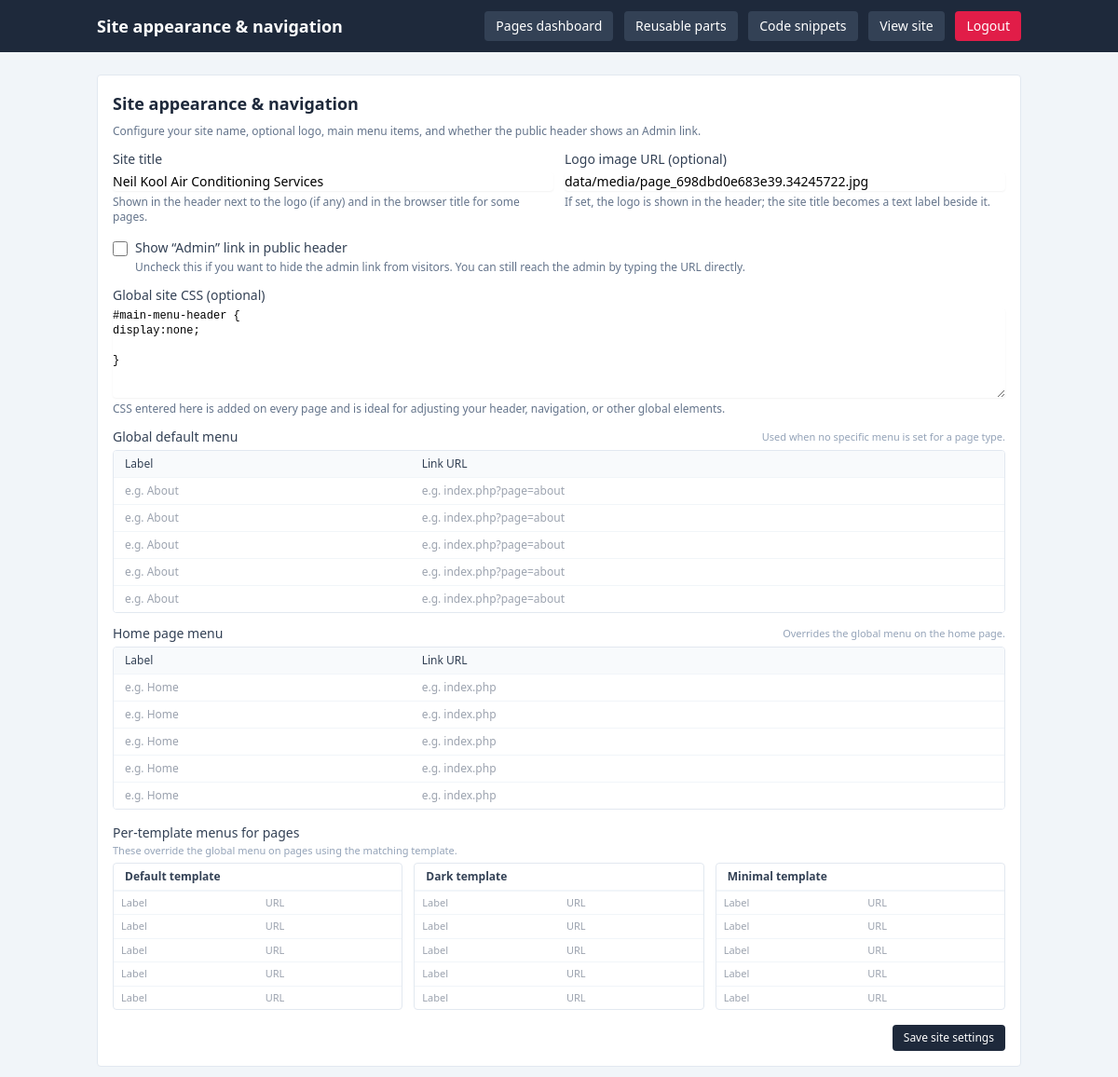
Screenshot of /site_settings.php (signed in) with the database file from the repository.
### tables this page shows
CREATE TABLE settings (
        name TEXT PRIMARY KEY,
        value TEXT NOT NULL
    );

### site_settings.php (the view, shortened to what the rows shown need)
<?php
$site_title = get_setting('site_title', 'Your Site');
$site_logo_url = get_setting('site_logo_url', '');
$site_custom_css = get_setting('site_custom_css', '');
$show_admin_link = get_setting('show_admin_link', '1') !== '0';
?>
<!DOCTYPE html>
<html lang="en">
<head>
    <script src="https://cdn.tailwindcss.com"></script>
</head>
<body class="bg-slate-100 min-h-screen">
<header class="bg-slate-800 text-white">
    <div class="max-w-5xl mx-auto px-4 py-3 flex items-center justify-between">
        <h1 class="text-lg font-semibold">Site appearance &amp; navigation</h1>
    </div>
</header>
<main class="max-w-5xl mx-auto px-4 py-6">
    <section class="rounded border border-slate-200 bg-white p-4">
        <h2 class="text-lg font-semibold text-slate-800 mb-2">Site appearance &amp; navigation</h2>
        <form method="post" action="site_settings.php" class="space-y-3">
            <div class="grid gap-3 md:grid-cols-2">
                <div>
                    <label for="site_title" class="block text-sm font-medium text-slate-700">Site title</label>
                    <input type="text" id="site_title" name="site_title"
                           class="mt-1 block w-full rounded border-slate-300 shadow-sm focus:border-blue-500 focus:ring-blue-500 text-sm"
                           value="<?php echo htmlspecialchars($site_title, ENT_QUOTES, 'UTF-8'); ?>">
                    <p class="mt-1 text-xs text-slate-500">Shown in the header next to the logo (if any) and in the browser title for some pages.</p>
                </div>
                <div>
                    <label for="site_logo_url" class="block text-sm font-medium text-slate-700">Logo image URL (optional)</label>
                    <input type="text" id="site_logo_url" name="site_logo_url"
                           class="mt-1 block w-full rounded border-slate-300 shadow-sm focus:border-blue-500 focus:ring-blue-500 text-sm"
                           placeholder="https://example.com/logo.png"
                           value="<?php echo htmlspecialchars($site_logo_url, ENT_QUOTES, 'UTF-8'); ?>">
                    <p class="mt-1 text-xs text-slate-500">If set, the logo is shown in the header; the site title becomes a text label beside it.</p>
                </div>
            </div>
            <div class="flex items-start gap-2">
                <div class="pt-1">
                    <input id="show_admin_link" name="show_admin_link" type="checkbox"
                           class="h-4 w-4 rounded border-slate-300 text-blue-600 focus:ring-blue-500"
                        <?php echo $show_admin_link ? 'checked' : ''; ?>>
                </div>
            </div>
            <div class="space-y-3">
                <div>
                    <label for="site_custom_css" class="block text-sm font-medium text-slate-700">Global site CSS (optional)</label>
                    <textarea id="site_custom_css" name="site_custom_css" rows="6"
                              class="mt-1 block w-full rounded border-slate-300 font-mono text-xs shadow-sm focus:border-blue-500 focus:ring-blue-500"><?php echo htmlspecialchars($site_custom_css, ENT_QUOTES, 'UTF-8'); ?></textarea>
                    <p class="mt-1 text-xs text-slate-500">CSS entered here is added on every page and is ideal for adjusting your header, navigation, or other global elements.</p>
                </div>
                <div>
                    <div class="overflow-hidden rounded border border-slate-200">
                        <table class="min-w-full text-xs bg-slate-50/50">
                            <thead>
                            <tr class="bg-slate-50 text-left text-slate-700">
                                <th class="px-3 py-1.5 font-medium w-1/3">Label</th>
                                <th class="px-3 py-1.5 font-medium">Link URL</th>
                            </tr>
                            </thead>
                        </table>
                    </div>
                </div>
                <div>
                    <div class="overflow-hidden rounded border border-slate-200">
                        <table class="min-w-full text-xs bg-slate-50/50">
                            <thead>
                            <tr class="bg-slate-50 text-left text-slate-700">
                                <th class="px-3 py-1.5 font-medium w-1/3">Label</th>
                                <th class="px-3 py-1.5 font-medium">Link URL</th>
                            </tr>
                            </thead>
                        </table>
                    </div>
                </div>
            </div>
        </form>
    </section>
</main>
</body>
</html>

### rows the page displays
settings: site_title "Neil Kool Air Conditioning Services"
settings: site_logo_url "data/media/page_698dbd0e683e39.34245722.jpg"
settings: site_custom_css "#main-menu-header { display:none; }"
